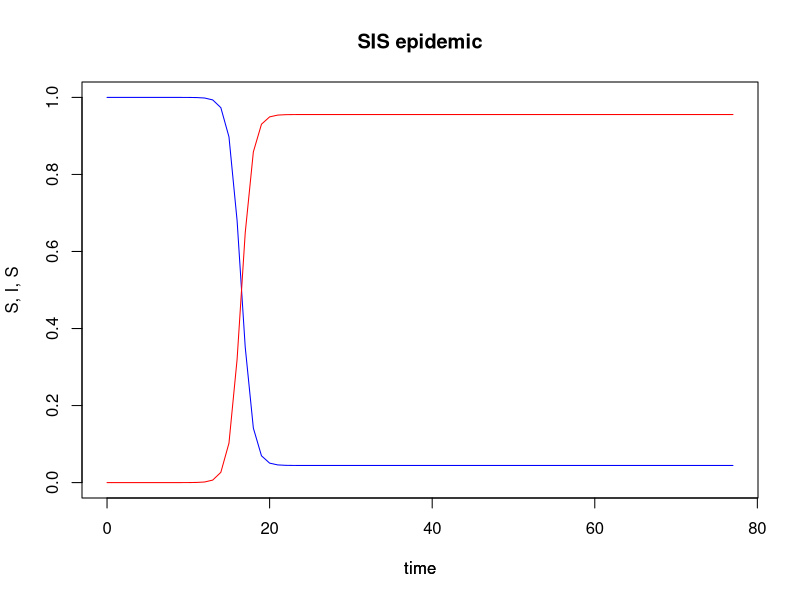

The R source for this figure:
library(deSolve)
sis_model = function (current_timepoint, state_values, parameters)
{
  # create state variables (local variables)
  S = state_values [1]        # susceptibles
  I = state_values [2]        # infectious
  
  with ( 
    as.list (parameters),     # variable names within parameters can be used 
    {
      # compute derivatives
      dS = (-beta * S * I) + (gamma * I)
      dI = ( beta * S * I) - (gamma * I)
      
      # combine results
      results = c (dS, dI)
      list (results)
    }
  )
}

contact_rate = 5                    # number of contacts per day 
transmission_probability = 0.3       # transmission probability
infectious_period = 15 
beta_value =  contact_rate * transmission_probability
gamma_value = 1 / infectious_period
Ro = beta_value / gamma_value
parameter_list = c (beta = beta_value, gamma = gamma_value)
X = 2999999      # susceptible hosts
Y = 0.00001       # infectious hosts

N = X + Y 
initial_values = c (S = X/N, I = Y/N)
timepoints = seq (0, 77, by=1)
output = lsoda (initial_values, timepoints, sis_model, parameter_list)
# susceptible hosts over time
plot (S ~ time, data = output, type='l', ylim = c(0,1), col = 'blue', ylab = 'S, I, S', main = 'SIS epidemic') 

# remain on same frame
par (new = TRUE)    

# infectious hosts over time
plot (I ~ time, data = output, type='l', ylim = c(0,1), col = 'red', ylab = '', axes = FALSE) 
